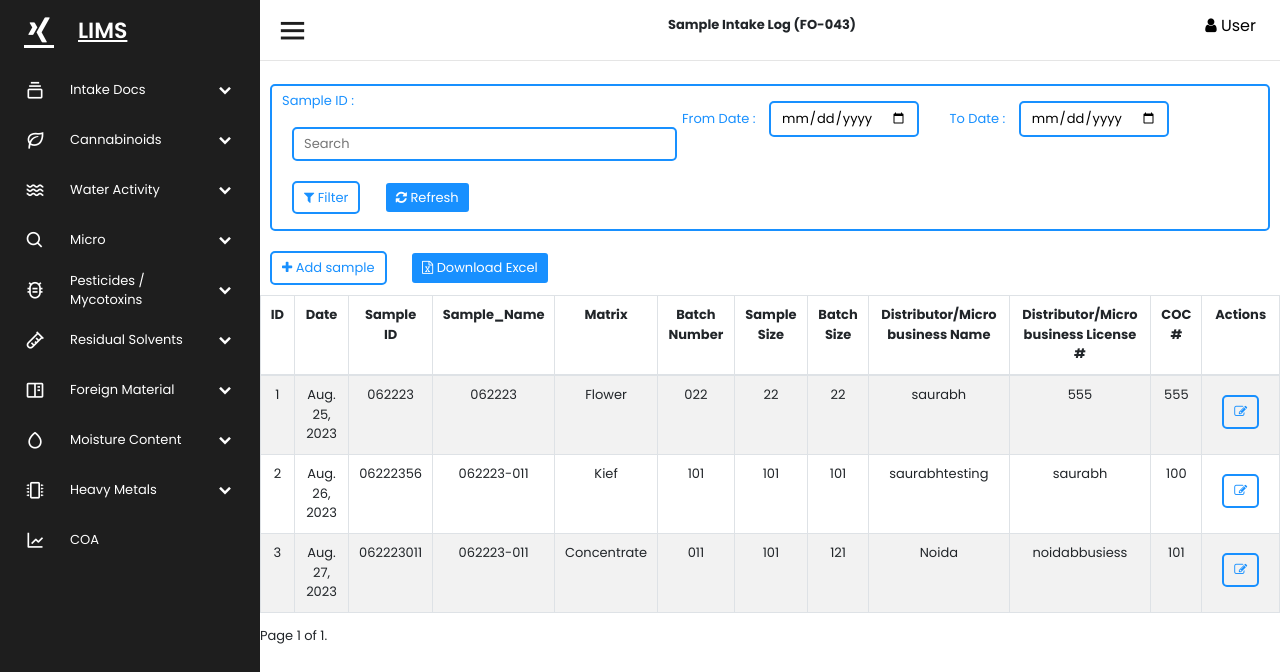
The page /SampleIntakelog/ on the database as committed earlier.
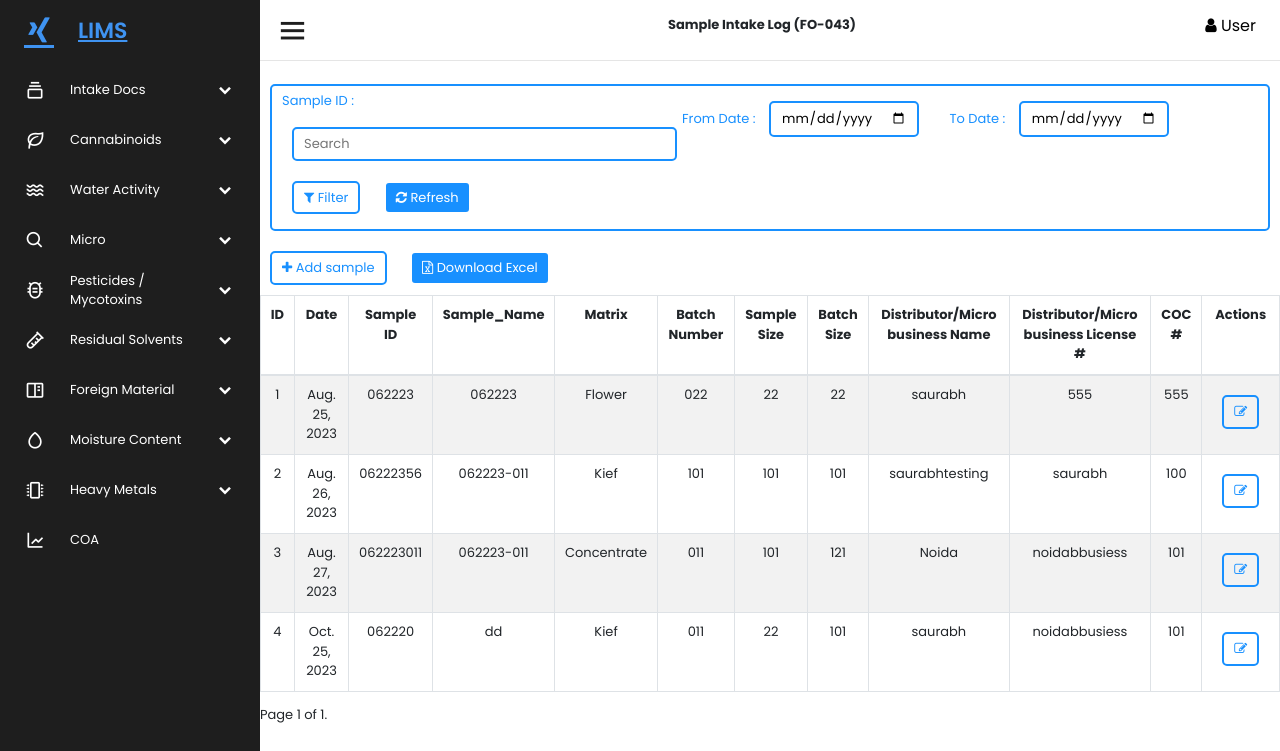
The same page on the database as committed later.
### mainApp/models.py (models this page shows, shortened)
class SampleIntakeForm(models.Model):
    id = models.AutoField(primary_key=True)
    SIF_UUID=models.UUIDField(max_length=100, unique=True, default=uuid.uuid4, editable = False)
    Date = models.DateField(default=date.today, verbose_name= 'Date')
    Sample_ID = models.CharField(max_length=40, unique=False)
    Sample_Name = models.CharField(max_length=300, unique=False, verbose_name='Sample Name')
    Matrix = models.CharField(max_length=300, unique=False, verbose_name='Matrix')
    Batch_Number = models.CharField(max_length=300, unique=False, verbose_name='Batch Number')
    Sample_Size = models.PositiveIntegerField(verbose_name='Sample Size')
    Batch_Size = models.PositiveIntegerField(verbose_name='Batch Size')
    Distributor_Micro_business_Name = models.CharField(max_length=300, unique=False, verbose_name='Distributor / Micro business Name')
    Distributor_Micro_business_License_No = models.CharField(max_length=300, unique=False, verbose_name='Distributor / Micro business License No')
    Chain_of_Custody_Number = models.CharField(max_length=300, unique=False, verbose_name='Chain of Custody Number')
    created_at = models.DateTimeField(auto_now_add=True)
    updated_at = models.DateTimeField(auto_now=True)
    class Meta:
        verbose_name_plural = 'Sample Intake Log (FO-043)'

### mainApp/views.py (the view)
# urls.py: path('SampleIntakelog/', SampleIntakelog),
def SampleIntakelog(Request):
    data = SampleIntakeForm.objects.all()
    data = SampleIntakeForm.objects.all().order_by("id")
    paginator = Paginator(data, 10)
    page_number = Request.GET.get("page")
    page_obj = paginator.get_page(page_number)
    return render(Request, "Sample Intake log.html",{'data':page_obj})

### templates/Sample Intake log.html (shortened to what this page needs)
{% extends 'base.html' %}
{% load static %}
{% block Content %}
Sample Intake Log (FO-043)
{% endblock %}
{% block body %}
<hr style="margin-top: 60px;">
<form class="search-form" style="width:1000px ;" role="search" method="post">
   <div class="" style="width: 400px;">
      <label for="gsearch"> Sample ID :</label>
      <input class="search-input" size="30" type="search" id="search" name="search" placeholder="Search"><br>
      <button class="white-button"><i class="fa fa-filter"></i> Filter </button>
      <button class="search-reset"><i class="fa fa-refresh"></i><a href="" style="color: white;"> Refresh </a></button>
   </div>
   <div style="width: 300px;">
      <label for="gsearch">From Date :</label>
      <input class="search-input" type="date" id="gsearch" name="gsearch"><br>
   </div>
   <div style="width: 300px;">
      <label for="gsearch">To Date :</label>
      <input class="search-input" type="date" id="gsearch" name="gsearch"><br>
   </div>
</form>
<br><br><br><br><br><br><br><br>
<div>
   <div style="width: 400px;">
      <a href="\Sample_Intake_Form">
         <button class="white-button"><i class="fa fa-plus"></i> Add sample
         </button> </a>
      <button class="search-reset"><i class="fa fa-file-excel-o"></i> Download Excel
      </button>
   </div>
</div>
<table id="example" class="table table-striped table-bordered" style="width:100%">
   <thead>
      <tr>
         <th>ID </th>
         <th>Date</th>
         <th>Sample ID</th>
         <th>Sample_Name</th>
         <th>Matrix</th>
         <th>Batch Number</th>
         <th>Sample Size</th>
         <th>Batch Size</th>
         <th>Distributor/Micro business Name</th>
         <th>Distributor/Micro business License #</th>
         <th>COC #</th>
         <th>Actions</th>
      </tr>
   </thead>
   <tbody>
      {% for item in data %}
      <tr>
         <td>{{item.id}}</td>
         <td>{{item.Date}}</td>
         <td>{{item.Sample_ID}}</td>
         <td>{{item.Sample_Name}}</td>
         <td>{{item.Matrix}}</td>
         <td>{{item.Batch_Number}}</td>
         <td>{{item.Sample_Size}}</td>
         <td>{{item.Batch_Size}}</td>
         <td>{{item.Distributor_Micro_business_Name}}</td>
         <td>{{item.Distributor_Micro_business_License_No}}</td>
         <td>{{item.Chain_of_Custody_Number}}</td>
         <td><a href="/editsampleform/{{item.id}}"><button class="white-button"><i class="fa fa-edit"></i></button></a></td>
      </tr>
      {% endfor %}
   </tbody>
</table>
<div class="pagination my-pagination">
   <span class="step-links">
      <span class="current">
         Page {{ data.number }} of {{ data.paginator.num_pages }}.
      </span>
   </span>
</div>
</section>
{% endblock %}

### templates/base.html (shortened to what this page needs)
{% load static %}
<!DOCTYPE html>
<html lang="en">
   <head>
        <link href='https://unpkg.com/boxicons@2.1.2/css/boxicons.min.css' rel='stylesheet'>
        <link rel="stylesheet" href="https://cdnjs.cloudflare.com/ajax/libs/font-awesome/4.7.0/css/font-awesome.min.css">
        <link rel='stylesheet'  href="{% static 'assets/css/bootstrap.css' %}">
        <link rel='stylesheet' href="{% static 'assets/css/dataTables.bootstrap4.min.css'  %}">
        <link rel="stylesheet" href="{% static 'assets/css/style.css'  %}">
        <link rel="stylesheet" href="{% static 'assets/css/table.css'  %}" />
   </head>
   <body>
      <div class="sidebar ">
        <a href="#" class="logo-box">
           <i class='bx bxl-xing'></i>
           <div class="logo-name">LIMS</div>
        </a>
        <ul class="sidebar-list">
           <li class="dropdown">
              <div class="title">
                 <a href="#" class="link">
                 <i class='bx bx-collection'></i>
                 <span class="name">Intake Docs</span>
                 </a>
                 <i class='bx bxs-chevron-down'></i>
              </div>
           </li>
           <li class="dropdown">
              <div class="title">
                 <a href="#" class="link">
                 <i class='bx bx-leaf'></i>
                 <span class="name">Cannabinoids</span>
                 </a>
                 <i class='bx bxs-chevron-down'></i>
              </div>
           </li>
           <li class="dropdown">
              <div class="title">
                 <a href="#" class="link">
                 <i class='bx bx-water'></i>
                 <span class="name">Water Activity</span>
                 </a>
                 <i class='bx bxs-chevron-down'></i>
              </div>
           </li>
           <li class="dropdown">
              <div class="title">
                 <a href="#" class="link">
                 <i class='bx bx-search'></i>
                 <span class="name">Micro</span>
                 </a>
                 <i class='bx bxs-chevron-down'></i>
              </div>
           </li>
           <li class="dropdown">
              <div class="title">
                 <a href="#" class="link">
                 <i class='bx bx-bug-alt'></i>
                 <span class="name">Pesticides / Mycotoxins</span>
                 </a>
                 <i class='bx bxs-chevron-down'></i>
              </div>
           </li>
           <li class="dropdown">
              <div class="title">
                 <a href="#" class="link">
                 <i class='bx bx-test-tube'></i>
                 <span class="name">Residual Solvents</span>
                 </a>
                 <i class='bx bxs-chevron-down'></i>
              </div>
           </li>
           <li class="dropdown">
              <div class="title">
                 <a href="#" class="link">
                 <i class='bx bx-book-content'></i>
                 <span class="name">Foreign Material</span>
                 </a>
                 <i class='bx bxs-chevron-down'></i>
              </div>
           </li>
           <li class="dropdown">
              <div class="title">
                 <a href="#" class="link">
                 <i class='bx bx-droplet'></i>
                 <span class="name">Moisture Content</span>
                 </a>
                 <i class='bx bxs-chevron-down'></i>
              </div>
           </li>
           <li class="dropdown">
              <div class="title">
                 <a href="#" class="link">
                 <i class='bx bx-microchip'></i>
                 <span class="name">Heavy Metals</span>
                 </a>
                 <i class='bx bxs-chevron-down'></i>
              </div>
           </li>
           <li>
              <div class="title">
                 <a href="#" class="link">
                 <i class='bx bx-line-chart'></i>
                 <span class="name">COA</span>
                 </a>
              </div>
           </li>
        </ul>
     </div>
   <section class="home">
      <section>
         <div>
            <div class="toggle-sidebar">
               <i class='bx bx-menu'></i>
            </div>
            <div class="topnav-centered">
               <a class="active"><b>{% block Content %} {% endblock %}  </b></a>
            </div>
            <div class="dropdown-user">
               <button class="dropbtn"><i class="fa fa-user"></i> User
               </button>
           </div>
         </div>
        </section>
      {% block body %}
      {% endblock %}
    </body>
 </html>

### static/assets/css/style.css (style rules this page uses)
* { font-family: 'Poppins', sans-serif; margin: 0; padding: 0; box-sizing: border-box; list-style: none; text-decoration: none; font-size: small; }
:root { --color_Blue: #3f93f1; --color_Dark1: #1e1e1e; --color_Dark2: #252527; --color_Light1: #dfdfdf; --color_Light2: #c4c4c4; }
.sidebar { position: fixed; top: 0; left: 0; height: 100%; width: 260px; background-color: var(--color_Dark1); transition: all .5s ease; z-index: 9999; }
.logo-box { height: 60px; width: 100%; display: flex; align-items: center; color: white; transition: all .5s ease; }
.logo-box i { font-size: 30px; height: 50px; min-width: 78px; text-align: center; line-height: 50px; transition: all .5s ease; }
.logo-name { font-size: 22px; font-weight: 600; }
.sidebar-list { height: 100%; padding: 5px 0 150px 0; overflow: auto; }
.sidebar-list li { transition: all .5s ease; }
.sidebar-list li .title { display: flex; justify-content: space-between; align-items: center; cursor: pointer; }
.sidebar-list li .title .link { display: flex; align-items: center; }
.sidebar-list li .title i { height: 50px; min-width: 70px; text-align: center; line-height: 50px; color: white; font-size: 20px; }
.sidebar-list li .title .name { font-size: 13px; font-weight: 400; color: White; }
.home { position: relative; left: 260px; width: calc(100% - 260px); height: 100vh; transition: all .5s ease; }
.home .toggle-sidebar { height: 60px; display: flex; align-items: center; width: fit-content; cursor: pointer; float: left; }
.home .toggle-sidebar i { font-size: 35px; color: var(--color_Dark1); margin-left: 15px; }
body { font-family: 'Poppins', sans-serif;; }
.dropdown-user { margin-right: 8px; float: right; overflow: hidden; }
.dropdown-user .dropbtn { font-size: 16px; border: none; outline: none; color: black; padding:14px 16px; background-color: inherit; font-family: inherit; margin: 0; }
.topnav-centered { display: flex; }
.topnav-centered a { float: none; position: absolute; left: 40%; top: 15px; }
.search-form { display: flex; float: left; color: #1890ff; background-color: transparent; text-shadow: none; padding: 5px 10px; border-radius: 5px; border-width: 2px; border-color: #1890ff; border-style: solid; margin: 10px; padding-right: 5%; }
.search-input { color: black; background-color: transparent; text-shadow: none; padding: 5px 10px; border-radius: 5px; border-width: 2px; border-color: #1890ff; border-style: solid; margin: 10px; }
.search-reset { color: white; background-color: #1890ff; padding: 5px 10px; border-radius: 5px; border-width: 2px; border-color: white; border-style: solid; margin: 10px; }
.table thead th { vertical-align: top; border-bottom: 2px solid #dee2e6; text-align: center; }
.table-bordered th, .table-bordered td { border: 1px solid #dee2e6; text-align: center; }
.white-button { color: #1890ff; background-color: transparent; text-shadow: none; padding: 5px 10px; border-radius: 5px; border-width: 2px; border-color: #1890ff; border-style: solid; margin: 10px; }

Rows that differ between the two databases and show on the page:
added SampleIntakeForm: id "4", Date "Oct. 25, 2023", Sample_ID "062220", Sample_Name "dd", Matrix "Kief", Batch_Number "011", Sample_Size "22", Batch_Size "101", Distributor_Micro_business_Name "saurabh", Distributor_Micro_business_License_No "noidabbusiess", Chain_of_Custody_Number "101"
